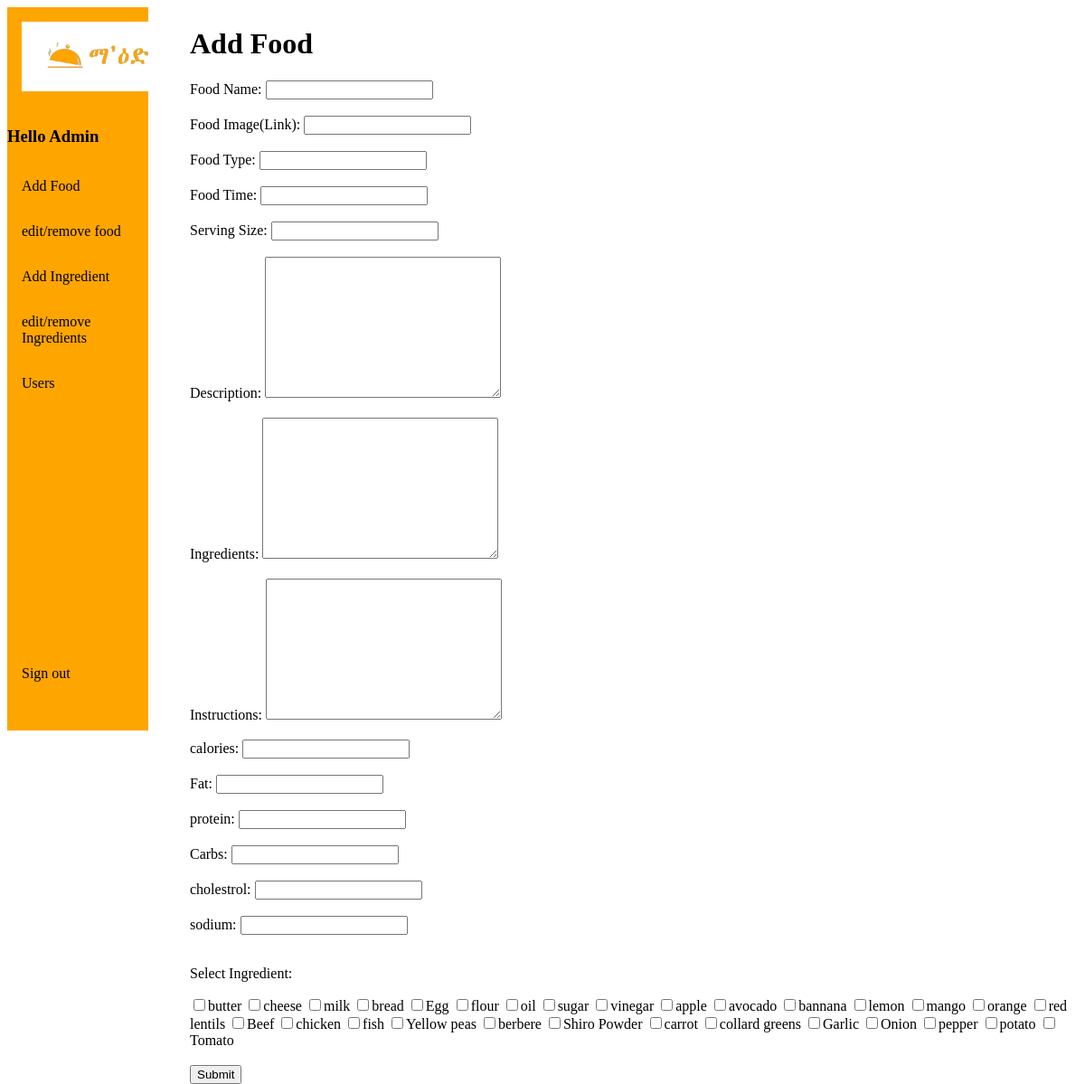
The app's page /admins/adminpage.php with its own data.
### tables this page shows
CREATE TABLE `ingredient` (
  `ingID` int(11) NOT NULL,
  `ingName` varchar(40) NOT NULL,
  `ingType` varchar(30) NOT NULL
);

### HTML/admins/adminpage.php (the view, shortened to what this page needs)
<!DOCTYPE html>
<html lang="en">
<head>
    <link rel="stylesheet" href="../../styles/adminpage.css">
</head>
<body>
    <div class="login">
        <div class="wrapper">
            <div class="sidebar">
                <section class="logo" id="logo">
                    <a href="home.php"> <img src="../../pics/Maed_logo1-removebg.png" alt="" /></a>
                </section>
                <h3>Hello Admin</h3>
                <div class="link">
                    <a id="addfood"> Add Food</a>
                    <a id="edit-remove-food">edit/remove food</a>
                    <a id="adding-ing">Add Ingredient</a>
                    <a id="edit-remove-ing">edit/remove Ingredients</a>
                    <a id="users"> Users</a>
                    <div class="footer">
                        <a href="">Sign out</a>
                    </div>
                </div>
            </div>
            <div id="addFoodPage">
                <h1>Add Food</h1>
                <form action="" method="post" autocomplete="off">
                    <label for="name">Food Name: </label>
                    <input type="text" name="name" id="name" />
                    <br>
                    <br>
                    <label for="foodimg">Food Image(Link): </label>
                    <input type="text" name="foodimg" id="foodimg" />
                    <br>
                    <br>
                    <label for="foodtype">Food Type: </label>
                    <input type="text" name="foodtype" id="foodtype" />
                    <br>
                    <br>
                    <label for="preptime">Food Time: </label>
                    <input type="text" name="preptime" id="preptime" />
                    <br>
                    <br>
                    <label for="servingsize">Serving Size: </label>
                    <input type="text" name="servingsize" id="servingsize" />
                    <br>
                    <br>
                    <label for="description">Description: </label>
                    <textarea name="description" id="description" cols="30" rows="10"></textarea>
                    <br>
                    <br>
                    <label for="ingredients">Ingredients: </label>
                    <textarea name="ingredients" id="ingredients" cols="30" rows="10"></textarea>
                    <br>
                    <br>
                    <label for="instructions">Instructions: </label>
                    <textarea name="instructions" id="instructions" cols=" 30" rows="10"></textarea>
                    <br>
                    <br>
                    <label for="calories">calories: </label>
                    <input type="text" name="calories" id="calories" />
                    <br>
                    <br>
                    <label for="fat">Fat: </label>
                    <input type="text" name="fat" id="fat" />
                    <br>
                    <br>
                    <label for="protein">protein: </label>
                    <input type="text" name="protein" id="protein" />
                    <br>
                    <br>
                    <label for="carbs">Carbs: </label>
                    <input type="text" name="carbs" id="carbs" />
                    <br>
                    <br>
                    <label for="cholestrol">cholestrol: </label>
                    <input type="text" name="cholestrol" id="cholestrol" />
                    <br>
                    <br>
                    <label for="sodium">sodium: </label>
                    <input type="text" name="sodium" id="sodium" />
                    <br>
                    <br>
                    <p>Select Ingredient:</p>
                    <?php
                    $con = mysqli_connect("localhost", "root", "", "maed");
                    $ing_query = "Select *from ingredient order by ingType,ingName";
                    $query_run = mysqli_query($con, $ing_query);
                    if (mysqli_num_rows($query_run) > 0) {
                        foreach ($query_run as $ing) {
                    ?>
                            <input type="checkbox" name="ingList[]" value="<?= $ing['ingName']; ?>" /><?= $ing['ingName']; ?>
                    <?php
                        }
                    } else {
                        echo '<p>No record found</p>';
                    }
                    ?>
                    <br>
                    <br>
                    <input type="submit" value="Submit" name="submit-food" />
                </form>
            </div>
        </div>
</body>
</html>

### Styles/adminpage.css (style rules this page uses)
.wrapper { display: grid; width: 100vw; grid-template-columns: 13% 87%; }
.sidebar { margin: 0; padding: 0; grid-column: 1/2; background-color: var(--orange); height: 100vh; overflow: auto; }
.sidebar a { display: block; color: black; padding: 16px; text-decoration: none; }
.sidebar .logo a img { width: 10.5rem; align-self: center; background-color: white; }
.sidebar .link .footer { position: absolute; top: 90vh; width:12rem ; }
div#addFoodPage { display: block; margin-left: 30px; padding: 1px 16px; height: 100vh; }

### Styles/root.css (style rules this page uses)
:root { --mainColor: #FFA500; --orange: orange; }

### HTML/admins/adminpage.php (style rules this page uses)
input[type="checkbox"] { cursor: pointer; }

### records on screen
ingredient: ingName "butter"
ingredient: ingName "cheese"
ingredient: ingName "milk"
ingredient: ingName "bread"
ingredient: ingName "Egg"
ingredient: ingName "flour"
ingredient: ingName "oil"
ingredient: ingName "sugar"
ingredient: ingName "vinegar"
ingredient: ingName "apple"
ingredient: ingName "avocado"
ingredient: ingName "bannana"
ingredient: ingName "lemon"
ingredient: ingName "mango"
ingredient: ingName "orange"
ingredient: ingName "red lentils"
ingredient: ingName "Beef"
ingredient: ingName "chicken"
ingredient: ingName "fish"
ingredient: ingName "Yellow peas"
ingredient: ingName "berbere"
ingredient: ingName "Shiro Powder"
ingredient: ingName "carrot"
ingredient: ingName "collard greens"
ingredient: ingName "Garlic"
ingredient: ingName "Onion"
ingredient: ingName "pepper"
ingredient: ingName "potato"
ingredient: ingName "Tomato"
